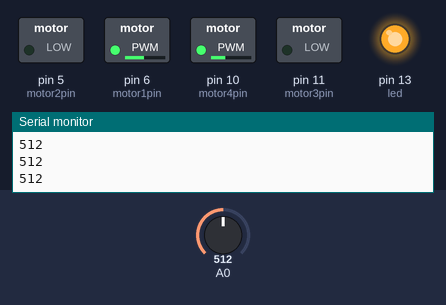
Simulated run of this sketch. Board: Arduino Uno, built with avr-gcc and run on an emulated ATmega328P. On the bench: switched loads named in the sketch (green lamp = pin HIGH), output pins drawn as LEDs (lit = HIGH), the last lines printed to the serial monitor. Inputs (shaded band) come from the test bench; at power-on: A0 = 512.

Above: at 1.2 s.
1.3 s: A0 set to 212
2.8 s: A0 set to 186
At 3.6 s:
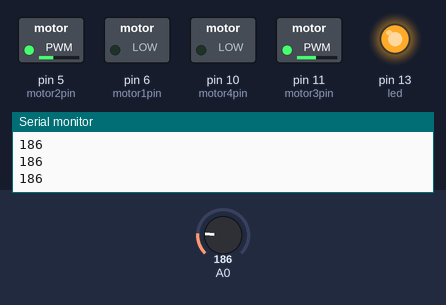
Timing chart, 0 to 5.8 s (numbered marks = the images above; inputs shaded):
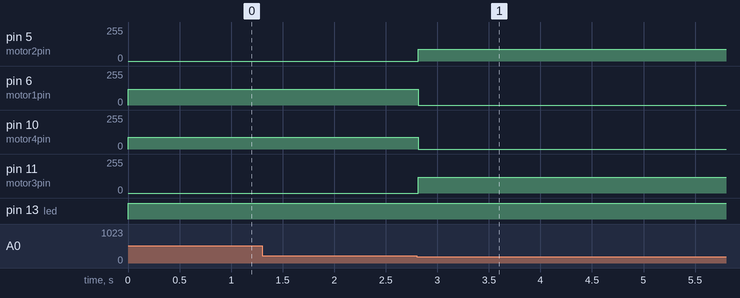

Measured:
- the behaviour switches between 200 and 199 on A0 (found by bisection; images 0 and 1)
- after the input at 2.8 s, pin 5 (motor2pin): 0/255 → 90/255 at once; pin 6 (motor1pin): 120/255 → 0/255 at once; pin 10 (motor4pin): 90/255 → 0/255 at once; pin 11 (motor3pin): 0/255 → 120/255 at once

The sketch:

Robot.ino
```cpp
/*
David Tsenter
Mr Wong
07/07/2014
This program will control our robot to manoeuvre through any maze
by hugging the left wall.
*/
// motor 1
const int motor1pin = 6;
const int motor2pin = 5;
// motor 2
const int motor3pin = 11;
const int motor4pin = 10;
// LED Pin
const int led = 13;
// LDR Pin
const int ldr = 0;
// Integer used to store the LDR readings
int ldr_val;

/*
This method enables the motors, ldr ,and the LED.
*/
void setup ()
{
  Serial.begin (9600);
  pinMode (motor1pin, OUTPUT);
  pinMode (motor2pin, OUTPUT);
  pinMode (motor3pin, OUTPUT);
  pinMode (motor4pin, OUTPUT);
  pinMode (led, OUTPUT);
}
/*
This method handles the logic of the robot. The LED is turned on, and the LDR readings are read in.
If the reading on the LDR is less than 200 meaning that it is on white, the robot rotates to the right.
If the reading on the LDR is over 200 meaning that it is on black, the robot rotates to the right.

This whole process is looped, and the result being that the robot always hugs the left wall, solving the maze,
and continually cycling through it.
*/
void loop ()
{
  digitalWrite (led, HIGH);
  ldr_val = analogRead (0);
  Serial.println (ldr_val);
  if (ldr_val< 200)
  {
  analogWrite (motor1pin, 0);
  analogWrite (motor2pin, 90);
  analogWrite (motor3pin, 120);
  analogWrite (motor4pin, 0);
  delay (70);
  }
  if (ldr_val>200)
{
  analogWrite (motor1pin,120);
  analogWrite (motor2pin, 0);
  analogWrite (motor3pin, 0);
  analogWrite (motor4pin, 90);
  delay (70);
}
}
```
